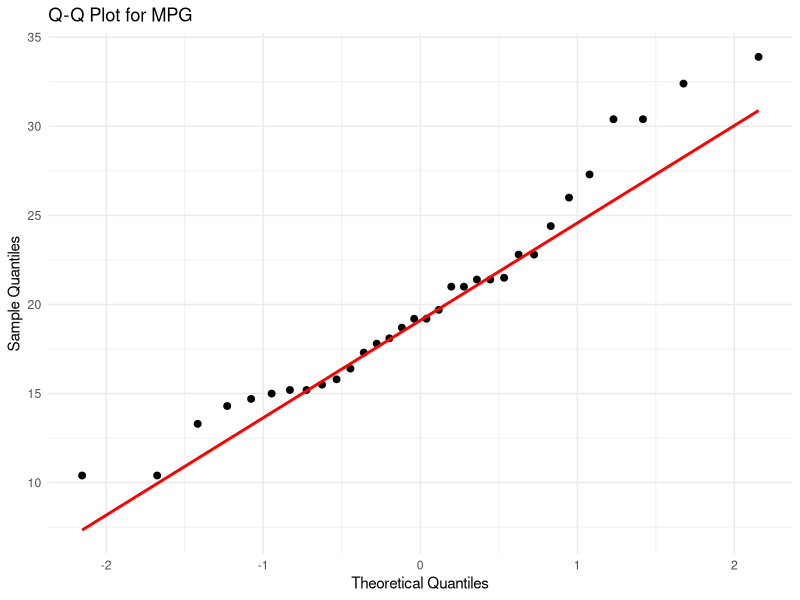

Write the R code that produced this figure.
# =========================================================
# Experiment 2
# Pearson Correlation Test and Q-Q Plot
# =========================================================

# Load library
library(ggplot2)

# Load built-in dataset
data(mtcars)

# Display first few rows
cat("First Six Records of mtcars Dataset:\n")
print(head(mtcars))

# Pearson Correlation Test
correlation_test <- cor.test(mtcars$mpg, mtcars$hp)

# Display correlation test result
cat("\nPearson Correlation Test Result:\n")
print(correlation_test)

# Q-Q Plot for MPG variable
ggplot(mtcars, aes(sample = mpg)) +
  stat_qq(color = "black", size = 2) +
  stat_qq_line(color = "red", linewidth = 1) +
  labs(
    title = "Q-Q Plot for MPG",
    x = "Theoretical Quantiles",
    y = "Sample Quantiles"
  ) +
  
  theme_minimal()
